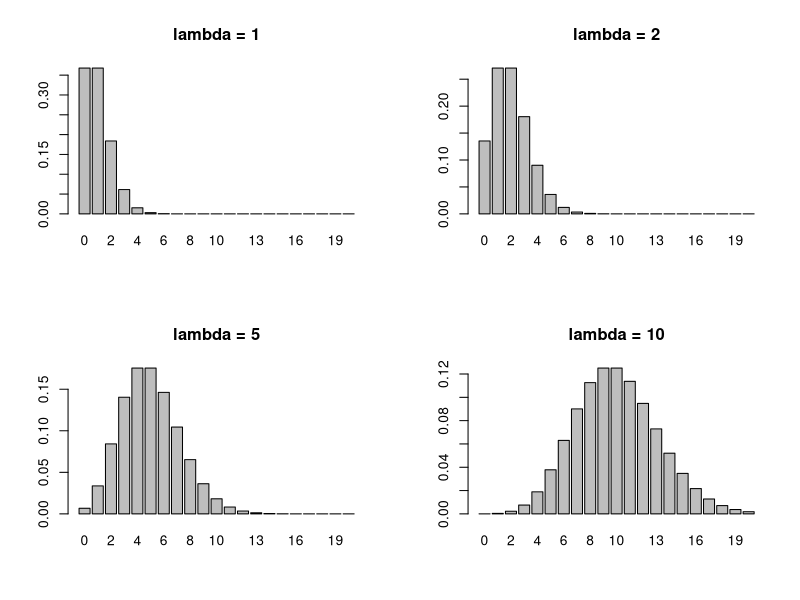
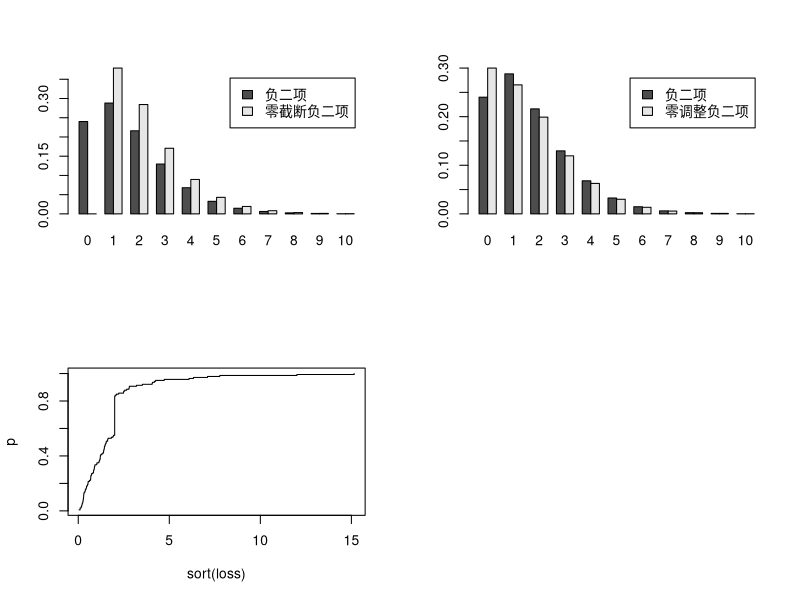

The R source for these figures, in order:
## ---- chunk 1
# density function 概率函数
#dpois(x, lambda, log = FALSE) # lambda 表示均值, log = TRUE 表示输出log(f(x))
# distribution function 分布函数
#ppois(q, lambda, lower.tail = TRUE, log.p = FALSE)
# quantile function 分布函数的逆函数（分位数函数）
#qpois(p, lambda, lower.tail = TRUE, log.p = FALSE)
# 泊松分布的随机数 - 模拟
#rpois(n, lambda = 10) # 模拟 n 个服从期望为10的泊松分布
# 画图- 不同lambda的泊松分布的概率函数图
par(mfrow = c(2,2))
lambda.po <- c(1, 2, 5, 10) # lambda 取值为 1,2,5,10
x0 <- seq(0, 20)            # x 取值为 0-25 的整数
for(lambda.po in c(1, 2, 5, 10)){
  barplot(dpois(x0, lambda.po), names.arg = x0, main = paste('lambda = ', lambda.po, sep = ''))
}
## ---- chunk 2
## 索赔次数等于3的概率
dpois(3, lambda = 2)
## 索赔次数小于等于4的概率为
ppois(4, lambda = 2)
## 索赔次数大于等于3小于等于5的概率
ppois(5, 2) - ppois(2, 2)
## ---- chunk 3
## 负二项分布的概率
x = 0:10
p = dnbinom(x,4,0.7)
round(p,3)

## 零截断负二项分布的概率
p0 = p[1]   ##零点的概率
pt1 = p[2:11]/(1-p0)  ##其它点上的概率
pt = c(0, pt1)
round(pt,3)

## 绘图比较负二项和零截断负二项的概率
com = rbind(负二项 = p, 零截断负二项 = pt)
barplot(com,beside=TRUE,names.arg=0:10,legend.text=TRUE)
## ---- chunk 4
## 负二项分布的概率
x = 0:10
p = dnbinom(x, 4, 0.7)
round(p,3)

## 零调整负二项分布的概率
p0 = 0.3  ##调整零点的概率
pm = (1-p0)*p[2:11]/(1-p[1])  ##其它点上的概率
pm = c(p0,pm)
round(pm, 3)

## 绘图
com = rbind(负二项 = p, 零调整负二项 = pm)
barplot(com, beside = TRUE, names.arg = 0:10,legend.text=TRUE)

## ---- chunk 5
qnorm ( 0.95, mean = 33, sd = 109)
## ---- chunk 6
set.seed(111) 
loss = c(rlnorm(100,0,1),rep(2,40)) 
## ---- chunk 7

set.seed(111)
loss = c(rlnorm(100, 0, 1), rep(2, 40))
p = 1:length(loss)/length(loss)
plot(sort(loss), p, type = "s")
VaR = quantile(loss, 0.99)
VaR
TVaR = mean(loss[loss > VaR])
TVaR

# 假设损失服从gamma(shape = 3,scale = 400)，计算95%水平下的VaR和TVaR
Var.ga <- function(q) qgamma(q, shape = 3, scale = 400) # 定义 VaR 函数
TVar.ga <- function(q) {
  integrate(Var.ga, lower = q, upper = 1)$value/(1 - q)  # 定义 TvaR 函数
}
Var.ga(0.95); TVar.ga(0.95)

# 假设损失服从lnorm(meanlog = 3,sdlog = 2)，计算95%水平下的VaR和TVaR
Var.lnorm <- function(q) qlnorm(q, meanlog = 3, sdlog = 2) # 定义 VaR 函数
TVar.lnorm <- function(q) {
  integrate(Var.lnorm, lower = q, upper = 1)$value/(1 - q)  # 定义 TvaR 函数
}
Var.lnorm(0.95); TVar.lnorm(0.95)
